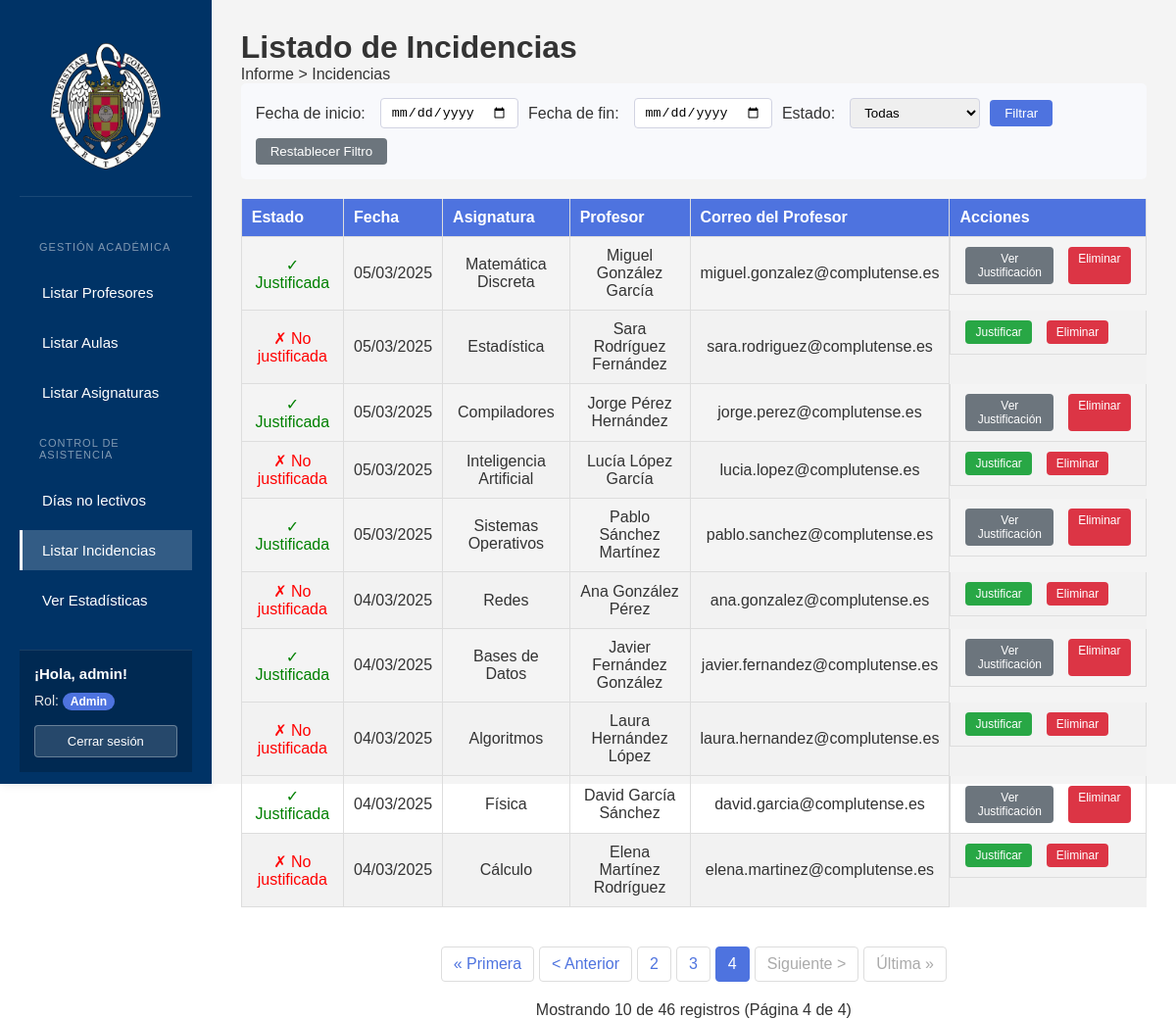
Page /ListadoIncidencias.php?pagina=4 (signed in) on the earlier database version.
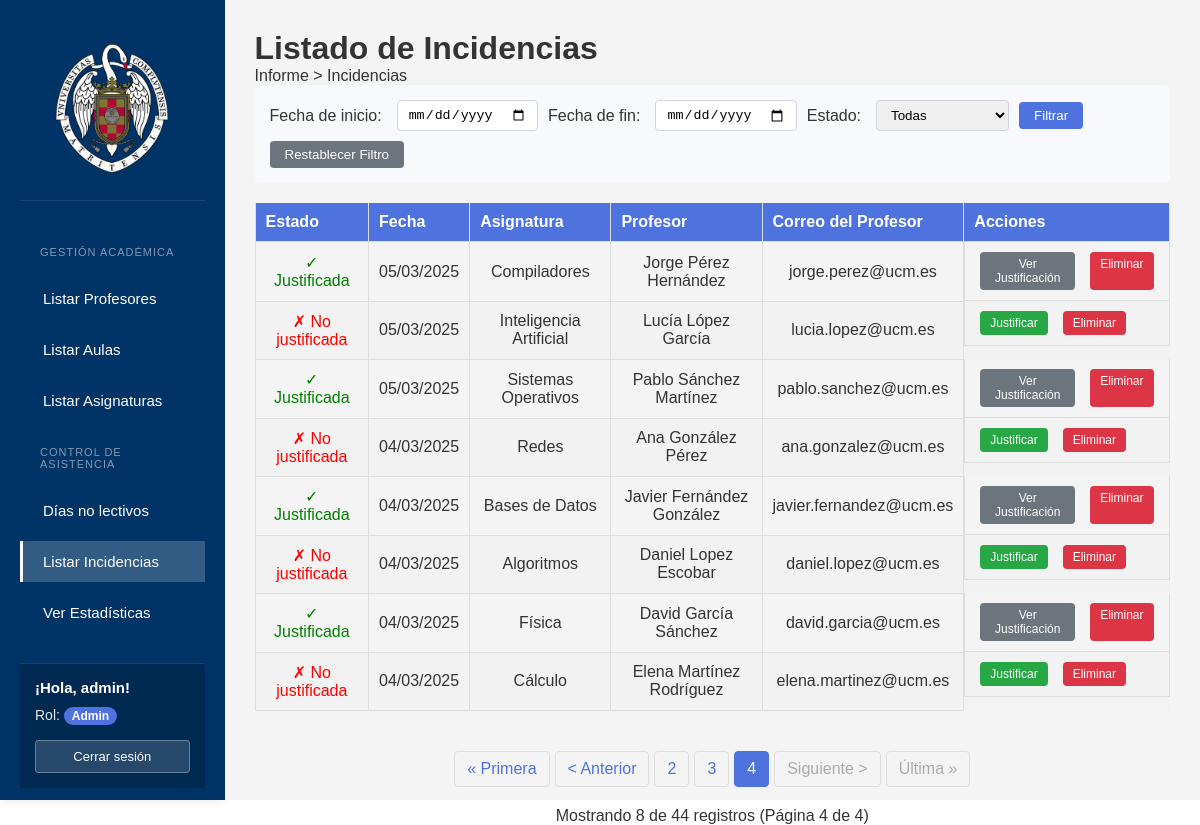
Same page on the later database version.
### tables this page shows
CREATE TABLE `incidencias` (
  `id` int NOT NULL,
  `asistencia_id` int NOT NULL,
  `justificada` tinyint(1) NOT NULL,
  `descripcion` text,
  `fecha_incidencia` datetime DEFAULT CURRENT_TIMESTAMP
);

CREATE TABLE `asignaturas` (
  `id` int NOT NULL,
  `profesor_id` int NOT NULL,
  `aula_id` int NOT NULL,
  `nombre_asignatura` varchar(100) NOT NULL,
  `grupo` varchar(10) DEFAULT NULL
);

CREATE TABLE `profesores` (
  `id` int NOT NULL,
  `nombre` varchar(50) NOT NULL,
  `apellidos` varchar(100) NOT NULL,
  `identificador` varchar(50) DEFAULT NULL,
  `CorreoPropio` varchar(100) DEFAULT NULL,
  `departamento_id` int DEFAULT NULL
);

### www/ListadoIncidencias.php (the view, shortened to what the changed rows need)
<!DOCTYPE html>
<html lang="es">
<head>
    <link rel="stylesheet" href="styles.css">
</head>
<body>
    <div class="main-content">
        <h1>Listado de Incidencias</h1>
        <p>Informe > Incidencias</p>
        <form id="filter-form" method="GET" action="" class="filter-form">
            <label for="inicio">Fecha de inicio:</label>
            <input type="date" id="inicio" name="inicio"
                   value="<?php echo isset($_GET['inicio']) ? htmlspecialchars($_GET['inicio']) : ''; ?>">
            <label for="fin">Fecha de fin:</label>
            <input type="date" id="fin" name="fin"
                   value="<?php echo isset($_GET['fin']) ? htmlspecialchars($_GET['fin']) : ''; ?>">
            <label for="justificada">Estado:</label>
            <select id="justificada" name="justificada">
            </select>
            <button type="submit">Filtrar</button>
            <button type="button" onclick="window.location.href='ListadoIncidencias.php'">Restablecer Filtro</button>
        </form>
        <div class="table-container">
            <table class="incidencias-table">
                <thead>
                    <tr>
                        <th>Estado</th>
                        <th>Fecha</th>
                        <th>Asignatura</th>
                        <th>Profesor</th>
                        <th>Correo del Profesor</th>
                        <th>Acciones</th>
                    </tr>
                </thead>
                <tbody>
                    <?php
                    include("php/conexion.php");
                    $registros_por_pagina = 12;
                    $pagina_actual = isset($_GET['pagina']) ? intval($_GET['pagina']) : 1;
                    $offset = ($pagina_actual - 1) * $registros_por_pagina;
                    $conditions = [];
                    $params = [];
                    $types = "";
                    $where = count($conditions) > 0 ? "WHERE " . implode(" AND ", $conditions) : "";
                    $query_count = "
                        SELECT COUNT(*) as total
                        FROM incidencias i
                        JOIN asistencias s ON i.asistencia_id = s.id
                        JOIN asignaturas a ON s.asignatura_id = a.id
                        JOIN profesores p ON a.profesor_id = p.id
                        $where";
                    $stmt_count = $conn->prepare($query_count);
                    $stmt_count->execute();
                    $result_count = $stmt_count->get_result();
                    $row_count = $result_count->fetch_assoc();
                    $total_registros = $row_count['total'];
                    $total_paginas = ceil($total_registros / $registros_por_pagina);
                    $query = "
                        SELECT i.id, DATE_FORMAT(i.fecha_incidencia, '%d/%m/%Y') AS fecha_formateada,
                               i.fecha_incidencia, a.nombre_asignatura,
                               CONCAT(p.nombre, ' ', p.apellidos) AS profesor, p.CorreoPropio AS correo_profesor,
                               i.justificada, i.descripcion
                        FROM incidencias i
                        JOIN asistencias s ON i.asistencia_id = s.id
                        JOIN asignaturas a ON s.asignatura_id = a.id
                        JOIN profesores p ON a.profesor_id = p.id
                        $where
                        ORDER BY i.fecha_incidencia DESC
                        LIMIT ? OFFSET ?";
                    $params[] = $registros_por_pagina;
                    $params[] = $offset;
                    $types .= "ii";
                    $stmt = $conn->prepare($query);
                    if (!empty($params)) {
                        $stmt->bind_param($types, ...$params);
                    }
                    $stmt->execute();
                    $result = $stmt->get_result();
                    if ($result && $result->num_rows > 0) {
                        while ($row = $result->fetch_assoc()) {
                            echo "<tr>";
                            echo "<td>" . ($row['justificada'] ? '<span style="color:green;">✓ Justificada</span>' : '<span style="color:red;">✗ No justificada</span>') . "</td>";
                            echo "<td>" . htmlspecialchars($row['fecha_formateada']) . "</td>";
                            echo "<td>" . htmlspecialchars($row['nombre_asignatura']) . "</td>";
                            echo "<td>" . htmlspecialchars($row['profesor']) . "</td>";
                            echo "<td>" . htmlspecialchars($row['correo_profesor']) . "</td>";
                            echo "<td class='action-buttons'>";
                            if (!$row['justificada']) {
                                if (in_array($_SESSION['rol'], ['admin', 'editor'])) {
                                    echo "<button class='justify-btn' onclick='mostrarPopup(" . htmlspecialchars($row['id']) . ")'>Justificar</button>";
                                }
                            } else {
                                echo "<button class='view-btn' onclick='mostrarDescripcion(" . htmlspecialchars($row['id']) . ", \"" . htmlspecialchars(addslashes($row['descripcion'])) . "\")'>Ver Justificación</button>";
                            }
                            if ($_SESSION['rol'] === 'admin') {
                                echo "<a href='php/EliminarIncidencia.php?id=" . htmlspecialchars($row['id']) . "' class='delete-btn' onclick='return confirm(\"¿Seguro que deseas eliminar esta incidencia?\")'>Eliminar</a>";
                            }
                            echo "</td>";
                            echo "</tr>";
                        }
                    } else {
                        echo "<tr><td colspan='6'>No se encontraron incidencias que coincidan con los criterios de búsqueda.</td></tr>";
                    }
                    ?>
                </tbody>
            </table>
        </div>
        <?php if ($total_registros > 0): ?>
        <div class="pagination">
            <?php
            $url_params = [];
            $url_base = "ListadoIncidencias.php?" . implode("&", $url_params);
            $url_base .= !empty($url_params) ? "&" : "";
            if ($pagina_actual > 1) {
                echo "<a href='{$url_base}pagina=1'>&laquo; Primera</a>";
                echo "<a href='{$url_base}pagina=" . ($pagina_actual - 1) . "'>&lt; Anterior</a>";
            } else {
                echo "<span class='disabled'>&laquo; Primera</span>";
                echo "<span class='disabled'>&lt; Anterior</span>";
            }
            $rango = 2;
            for ($i = max(1, $pagina_actual - $rango); $i <= min($total_paginas, $pagina_actual + $rango); $i++) {
                if ($i == $pagina_actual) {
                    echo "<span class='active'>{$i}</span>";
                } else {
                    echo "<a href='{$url_base}pagina={$i}'>{$i}</a>";
                }
            }
            if ($pagina_actual < $total_paginas) {
                echo "<a href='{$url_base}pagina=" . ($pagina_actual + 1) . "'>Siguiente &gt;</a>";
                echo "<a href='{$url_base}pagina={$total_paginas}'>Última &raquo;</a>";
            } else {
                echo "<span class='disabled'>Siguiente &gt;</span>";
                echo "<span class='disabled'>Última &raquo;</span>";
            }
            ?>
        </div>
        <p style="text-align: center;">
            Mostrando <?php echo min($registros_por_pagina, $result->num_rows); ?> de <?php echo $total_registros; ?> registros
            (Página <?php echo $pagina_actual; ?> de <?php echo $total_paginas; ?>)
        </p>
        <?php endif; ?>
    </div>
</body>
</html>

Differences in the rows shown:
no longer on this page (row unchanged): incidencias: justificada "✓ Justificada", fecha_formateada "05/03/2025", asignaturas.nombre_asignatura "Matemática Discreta", profesor "Miguel González García", profesores.CorreoPropio "miguel.gonzalez@complutense.es"
no longer on this page (row unchanged): incidencias: justificada "✗ No justificada", fecha_formateada "05/03/2025", asignaturas.nombre_asignatura "Estadística", profesor "Sara Rodríguez Fernández", profesores.CorreoPropio "sara.rodriguez@complutense.es"
changed through a linked row, incidencias "Compiladores": profesores.CorreoPropio "jorge.perez@complutense.es" → "jorge.perez@ucm.es"
changed through a linked row, incidencias "Inteligencia Artificial": profesores.CorreoPropio "lucia.lopez@complutense.es" → "lucia.lopez@ucm.es"
changed through a linked row, incidencias "Sistemas Operativos": profesores.CorreoPropio "pablo.sanchez@complutense.es" → "pablo.sanchez@ucm.es"
changed through a linked row, incidencias "Redes": profesores.CorreoPropio "ana.gonzalez@complutense.es" → "ana.gonzalez@ucm.es"
changed through a linked row, incidencias "Bases de Datos": profesores.CorreoPropio "javier.fernandez@complutense.es" → "javier.fernandez@ucm.es"
computed for incidencias "Algoritmos": profesor "Laura Hernández López" → "Daniel Lopez Escobar"; profesores.CorreoPropio "laura.hernandez@complutense.es" → "daniel.lopez@ucm.es"
changed through a linked row, incidencias "Física": profesores.CorreoPropio "david.garcia@complutense.es" → "david.garcia@ucm.es"
changed through a linked row, incidencias "Cálculo": profesores.CorreoPropio "elena.martinez@complutense.es" → "elena.martinez@ucm.es"; id "10" → (not shown)
Other differences:
min($registros_por_pagina, $result->num_rows): (not shown) → "8"
$total_registros: "46" → "44"
